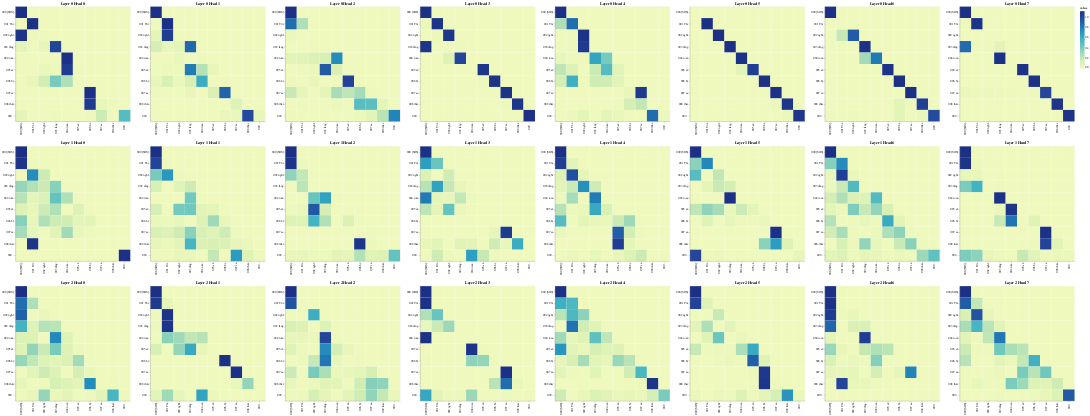

The code cell stored with this chart in its notebook:
### Code cell
# Encoder Self-Attention
get_all_attention_maps("decoder", layers, heads, decoder_input_tokens, decoder_input_tokens, min(20, sentence_len))
